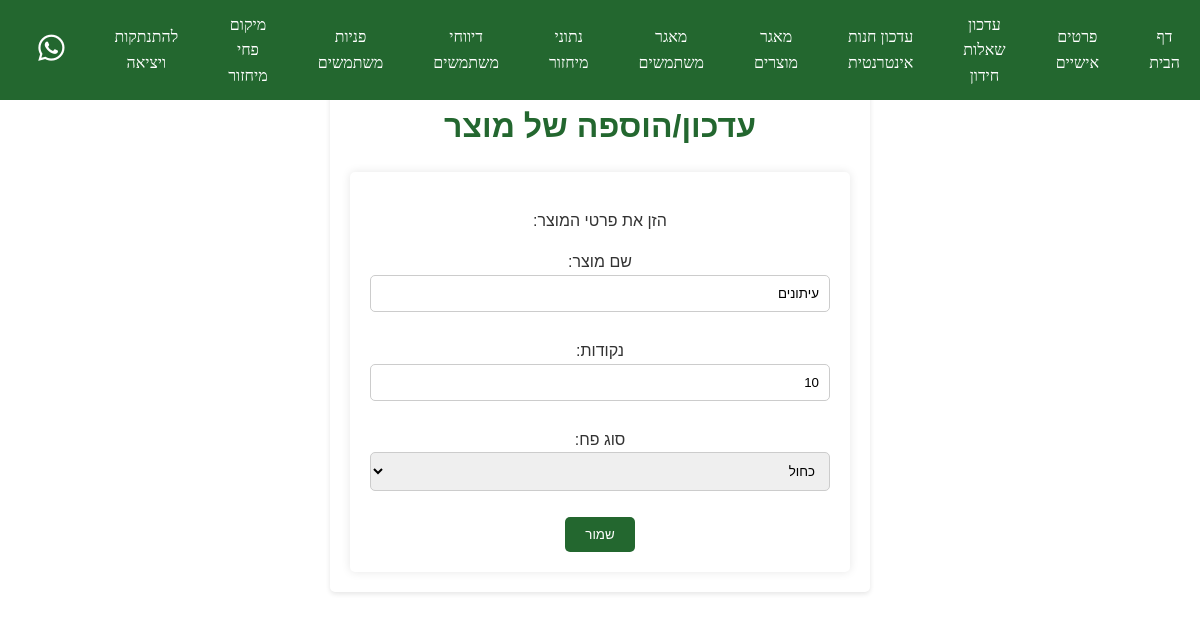
Page /website/updateproduct/1/ (signed in) on the committed database.
### website/models.py (models this page shows, shortened)
class products(models.Model):
	product_name = models.CharField(max_length=255)
	Product_type = models.BooleanField(default=False)
	value = models.PositiveIntegerField(default=10)
	BIN_TYPE_CHOICES = (
		('כתום', 'כתום'),
		('כחול', 'כחול'),
		('חום', 'חום'),
		('ירוק', 'ירוק'),
		('סגול', 'סגול'),
		('אפור', 'אפור'),
		('מיחזורית- בקבוקי שתייה בנפח של מעל 1.5 ליטר ', 'מיחזורית- בקבוקי שתייה בנפח של מעל 1.5 ליטר '),
		('קרטוניה', 'קרטוניה'),
	)
	bin_type = models.CharField(max_length=255, choices=BIN_TYPE_CHOICES, null=True, blank=True)

### website/views.py (the view)
# urls.py: path('updateproduct/<int:pk>/', views.updateproduct, name='updateproduct'),
@login_required
@staff_member_required
def updateproduct(request, pk):
    loginuser = request.user
    checkadmin = loginuser.is_superuser
    usertype = loginuser.user_type
    if checkadmin:
        usertype = "a"
    pagetitle = 'עדכון פרטי מוצר'
    product = products.objects.get(id=pk)
    form = ProductForm(instance=product) # prepopulate the form with an existing band
    if request.method == 'POST':
        form = ProductForm(request.POST, instance=product)
        if form.is_valid():
            form.save()
            return redirect('productslist')
    return render(request, 'product_form.html', {'form': form, 'pagetitle': pagetitle, 'userType': usertype})

### website/forms.py
class ProductForm(forms.ModelForm):
    class Meta:
        model = products
        fields = ["id", "product_name", "value", "bin_type"]
        labels = {
            "id": _("מזהה"),
            "product_name": _("שם מוצר"),
            "value": _("נקודות"),
            "bin_type": _("סוג פח"),
        }
        widgets = {
            'value': forms.TextInput(attrs={'readonly': True}),
        }

### website/templates/product_form.html (shortened to what this page needs)
{% extends "master.html" %}
{% block content %}
<div class="container">
  <br>
  <br>
  <h1>עדכון/הוספה של מוצר</h1>
  <form action="" method="post" id="storePform" enctype="multipart/form-data" onsubmit="showAlert()">
      <p>הזן את פרטי המוצר:</p>
      {{ form.as_p }}
      <input type="submit" value="שמור">
  </form>
</div>
{% endblock %}

### website/static/css/styles.css (style rules this page uses)
body { font-size: 16px; line-height: 1.6; color: #333; background-image: url('https://images.immediate.co.uk/production/volatile/sites/10/2023/06/2048x1365-Oak-trees-SEO-GettyImages-90590330-b6bfe8b.jpg?quality=90&webp=true&resize=1200,800'); background-size: cover; background-repeat: no-repeat; background-attachment: fixed; background-position: center calc(15% - 50px); direction: rtl; margin: 100; padding: 100; background-color: #23672f; }

### website/templates/product_form.html (style rules this page uses)
body { background-color: rgba(255, 255, 255, 0.8); font-family: Calibri, sans-serif; }
.container { background-color: #fff; padding: 20px; border-radius: 5px; box-shadow: 0px 2px 5px rgba(0, 0, 0, 0.1); text-align: center; max-width: 500px; margin: 0 auto; }
h1 { color: #23672f; margin-bottom: 20px; }
form { background-color: #ffffff; border-radius: 5px; padding: 20px; box-shadow: 0px 0px 10px rgba(0, 0, 0, 0.1); }
input[type="text"], input[type="password"], textarea, input[type="number"] { width: 100%; padding: 10px; margin-bottom: 10px; border-radius: 5px; border: 1px solid #ccc; box-sizing: border-box; transition: border-color 0.3s ease; }
input[type="submit"] { background-color: #23672f; color: #ffffff; border: none; border-radius: 5px; padding: 10px 20px; cursor: pointer; transition: background-color 0.3s ease; }
select { padding: 10px; border: 1px solid #ccc; border-radius: 5px; margin-bottom: 10px; width: 100%; box-sizing: border-box; transition: border-color 0.3s ease; }

### rows in the picture
products: product_name "עיתונים", value "10", bin_type "כחול"
